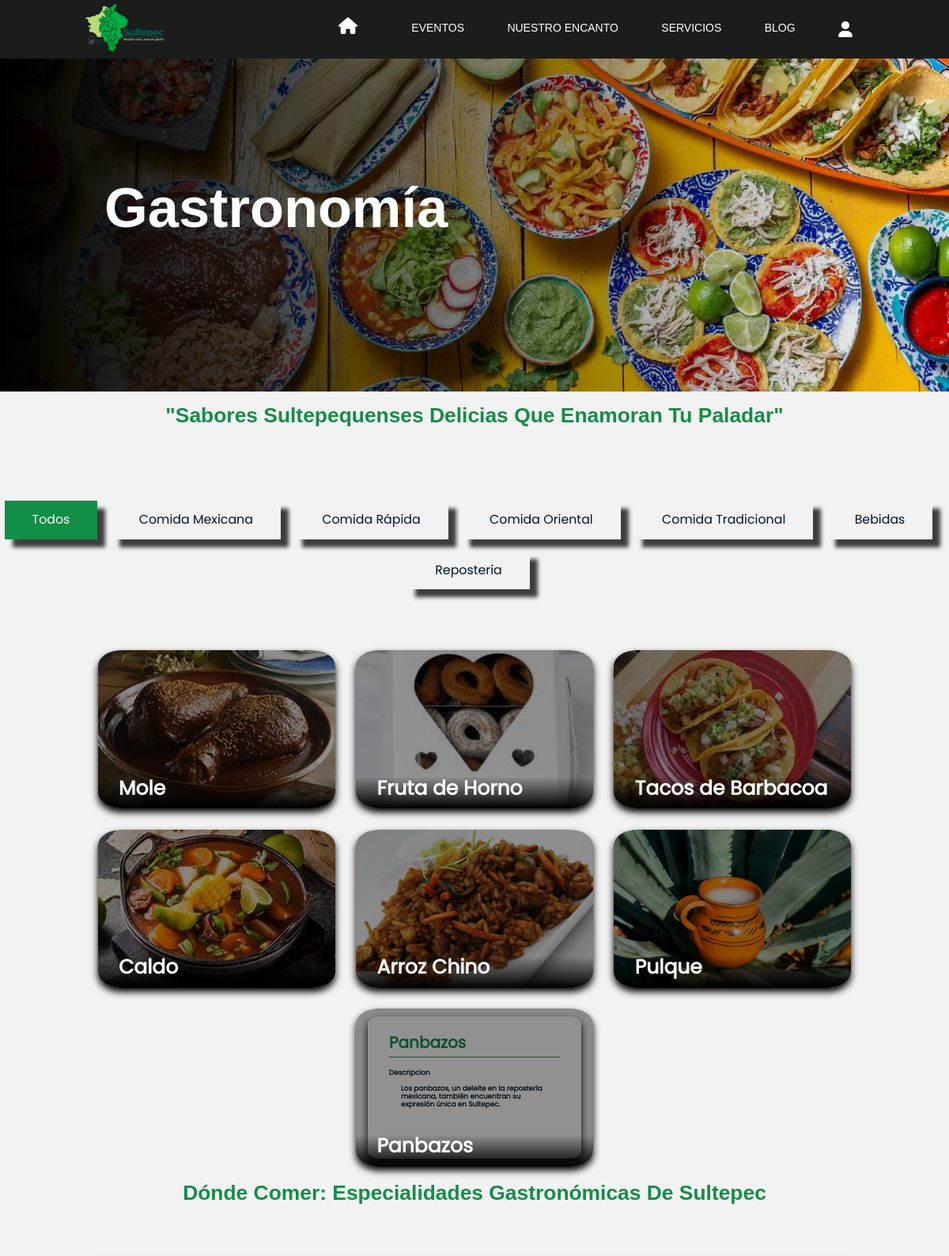
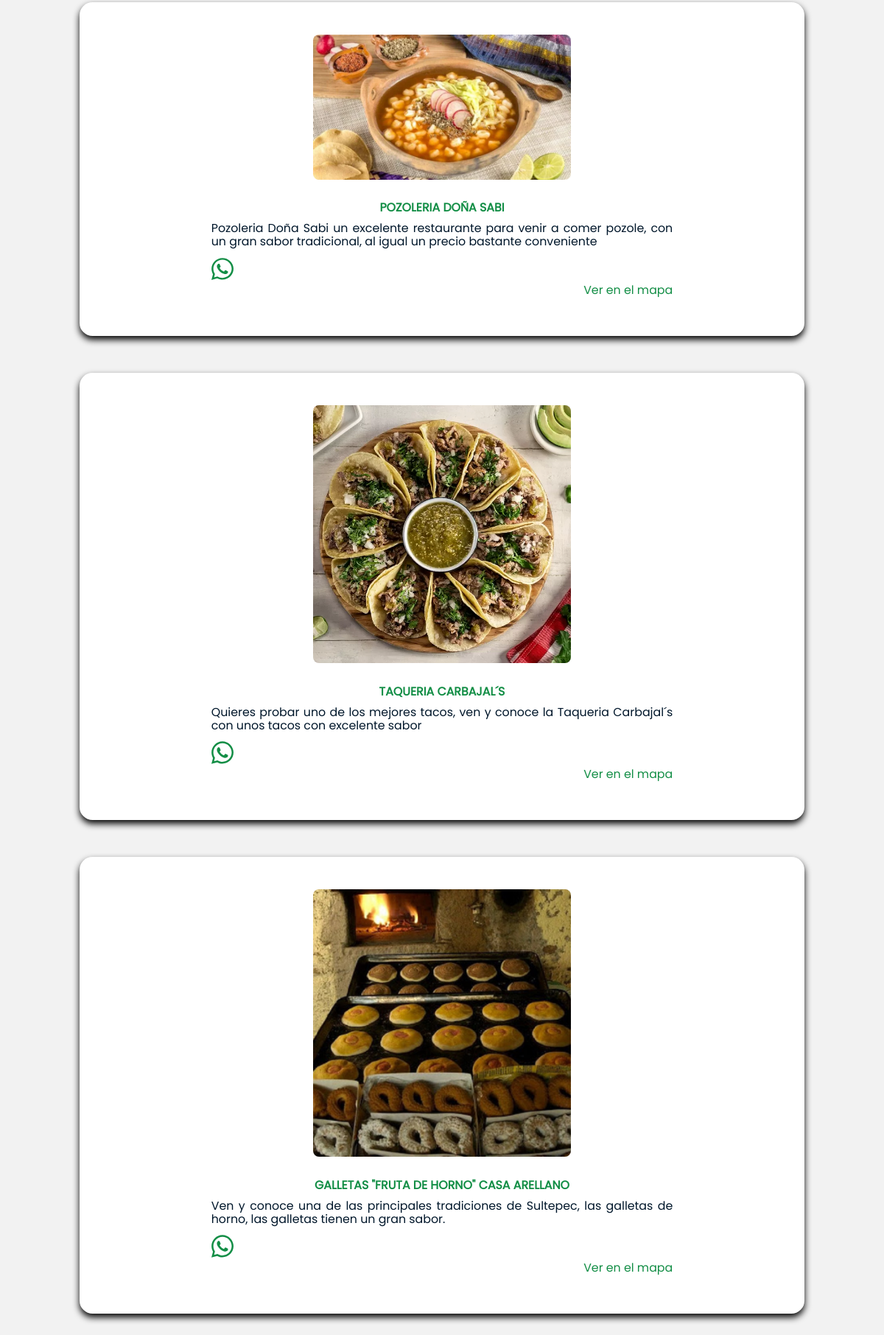
Page /public/gastronomy.php (upper part) on the committed database (2 pictures, top to bottom).
### tables this page shows
CREATE TABLE
    gastronomy(
        id INT UNSIGNED AUTO_INCREMENT PRIMARY KEY,
        type VARCHAR(255) NOT NULL,
        name VARCHAR(255) NOT NULL,
        description VARCHAR(512) NOT NULL,
        image VARCHAR(3000) NOT NULL
    );

CREATE TABLE
    business (
        id INT AUTO_INCREMENT PRIMARY KEY,
        type VARCHAR(255) NOT NULL,
        name VARCHAR(255) NOT NULL,
        description VARCHAR(512),
        phone_number VARCHAR(255),
        location VARCHAR(255),
        image VARCHAR(3000)
    );

### admin/controllers/getQuery.php (called while the page is built)
<?php
function  getQuery(object $conn, string $table)
{
  $query = $conn->prepare("SELECT * FROM $table");
  $query->execute();
  return $query->fetchAll(PDO::FETCH_ASSOC);
}
?>

### public/gastronomy.php (the view, shortened to what this page needs)
<?php
require_once "../admin/config/database.php";
require_once "../admin/controllers/getQuery.php";
require_once "../partials/header.php";
require_once "../partials/navbar.php";
$table = "gastronomy";
$saucers = getQuery($conn, $table);
$table2 = "business";
$business = getQuery($conn, $table2);
?>
<link rel="stylesheet" href="../assets/css/gastronomy.css">
<link rel="stylesheet" href="../assets/css/lodging.css">
</head>
<body id="scroll-top">
  <div class="container-front-page">
    <div class="degraded"></div>
    <div class="title-front-page">
      <h1>Gastronomía</h1>
    </div>
    <img src="../admin/assets/imgGastronomy/fondo.webp" alt="Portada de gastronomia" title="Gastronomia" class="image-front-page">
  </div>
  <h2 class="title-index">"Sabores sultepequenses delicias que enamoran tu paladar"</h2>
  <div class="options">
    <ul>
      <li class="active links" data-nombre="all">Todos</li>
      <li class="links" data-nombre="Mexicana">Comida Mexicana</li>
      <li class="links" data-nombre="Rapida">Comida Rápida</li>
      <li class="links" data-nombre="Oriental">Comida Oriental</li>
      <li class="links" data-nombre="Tradicional">Comida Tradicional</li>
      <li class="links" data-nombre="Bebidas">Bebidas</li>
      <li class="links" data-nombre="Reposteria">Reposteria</li>
    </ul>
  </div>
  <section id="gastronomy">
    <div class="container-card-gastronomy">
      <?php foreach ($saucers as $saurcer) { ?>
        <div class="card filter <?php echo $saurcer['type'] ?>">
          <div class="card_landing" style="--i: url(http://localhost/WebSite-Turismo/admin/assets/imgGastronomy/<?= $saurcer['image'] ?>);">
            <h6><?php echo $saurcer['name'] ?></h6>
          </div>
          <div class=" card_info">
            <div class="head">
              <p class="title"><?php echo $saurcer['name'] ?></p>
            </div>
            <div class="content">
              <p class="title">Descripcion</p>
              <ul class="list">
                <p><?php echo $saurcer['description'] ?></p>
              </ul>
            </div>
          </div>
        </div>
      <?php } ?>
    </div>
    <h2 class="title-index">Dónde Comer: Especialidades Gastronómicas de Sultepec</h2>
    <?php foreach ($business as $busine) { ?>
      <div class="container-lodging filter <?php echo $busine['type']; ?>">
        <div class="lodging-box-left">
          <div class="lodging-image">
            <img src="../admin/assets/imgBusiness/<?php echo $busine['image']; ?>" alt="<?php echo $busine['name'] ?>" title="<?php echo $busine['name'] ?>">
          </div>
          <div class="description-lodging left">
            <h3><?php echo $busine['name']; ?></h3>
            <p><?php echo $busine['description']; ?></p><br>
            <div class="calf-star">
              <a href="#">
                <img src="../assets/icons/whatsapp.svg" alt="Numero de Contacto" title="Icono de Whatssap">
              </a>
            </div>
            <div class="link-lodging">
              <a href="<?php echo $busine['location']; ?>" target="_blank">Ver en el mapa</a>
            </div>
          </div>
        </div>
      </div>
    <?php } ?>
  </section>
  <?php require "../partials/footer.php" ?>

### assets/css/superglobals.css (style rules this page uses)
:root { --background-color:#f2f2f2ff; --color-secundary:#138e46; --background-secundary:#e7e8eb; --title-navbar:#fff; --background-navbar:#1b1c1c; --background-footer:#1b1c1c; --background-form:#1b1c1c; --color-titles:#138e46; --color-text:#00172bff; --color-text-secundary:#fff; --font-family:'Poppins', sans-serif; --font-primary:'Gotham', sans-serif; --title-size: 4.6rem; --subtitles-size:3rem; --font-size: 1.8rem; --standard-padding:2rem 9%; --first-color: hsl(82, 60%, 28%); --title-color: hsl(0, 0%, 15%); --text-color: hsl(0, 0%, 35%); --container-color: hsl(0, 0%, 100%); --h2-font-size: 1.25rem; --small-font-size: .813rem; }
.title-index { color: var(--color-titles); font-size: 3rem; padding: var(--standard-padding); text-align: center; font-family: var(--font-primary); margin-bottom: 1rem; text-transform: capitalize; }
@media (max-width: 1200px) { html { font-size: 55%; } }

### assets/css/front-page.css (style rules this page uses)
.container-front-page { position: relative; width: 100%; height: 100%; overflow: hidden; top: 73px; margin-bottom: 8rem; }
.title-front-page { color: #fff; font-family: var(--font-primary); text-align: right; display: flex; align-items: center; justify-content: center; height: 90%; font-size: 4rem; margin-left: 15rem; position: absolute; z-index: 1; }
.degraded { position: absolute; top: 0; left: 0; width: 100%; height: 100%; background: linear-gradient(to left, transparent, rgb(0, 0, 0)); z-index: 1; }
.image-front-page { width: 100%; height: 150%; object-fit: cover; display: block; z-index: 2; }

### assets/css/gastronomy.css (style rules this page uses)
#gastronomy { padding: var(--standard-padding); }
.options { position: relative; width: 100%; margin: 60px 0; text-align: center; }
.options li { list-style: none; display: inline-block; padding: 15px 35px; color: var(--color-text); font-size: var(--font-size); margin-right: 15px; text-transform: capitalize; -webkit-box-shadow: 10px 10px 5px 0px rgba(0,0,0,0.75); -moz-box-shadow: 10px 10px 5px 0px rgba(0,0,0,0.75); box-shadow: 10px 10px 5px 0px rgba(0,0,0,0.75); margin-top: 15px; }
.options li:hover , .active { background: var(--color-titles ); color: #fff; cursor: pointer; }
.options li.active { background: var(--color-titles); color: #fff; }
.container-card-gastronomy { display: flex; flex-wrap: wrap; gap:3rem; justify-content:center; position: relative; }
.card { position: relative; width: 300px; height: 200px; cursor: pointer; }
.card .card_landing { position: relative; width: 100%; height: 100%; box-shadow: 0 5px 10px #000; background: linear-gradient(#0000006e 80%, #000), var(--i); background-position: center; background-size: cover; z-index: 3; border-radius: 10%; }
.card .card_landing h6 { position: absolute; bottom: 10px; left: 3rem; font-size: 25px; color: #fff; }
.card .card_info { position: absolute; width: 90%; height: 90%; left: 0; bottom: 0; right: 0; top: 0; margin: auto; padding: var(--standard-padding); background: #fff; z-index: 2; box-shadow: 0 5px 10px #000; transition: .5s; border-radius: 5%; font-weight: 700; }
.card_info .head { padding: 5px 0; border-bottom: solid 1px var(--color-titles); }
.card_info .head .title { font-size: 20px; font-weight: 700; color: var(--color-titles); }
.card_info .content { margin-top: 15px; }
.card_info .content .list { padding: 10px 15px; }
.container-lodging { background-color: #fff; padding: var(--standard-padding); border-radius: 2rem; box-shadow: 0 5px 10px #000; margin-bottom: 3rem; margin-top: 50px; }
.lodging-box-left { display: flex; flex-direction: row-reverse; padding: var(--standard-padding); }
.lodging-image { position: relative; overflow: hidden; margin: 1em; overflow: hidden; }
.lodging-image img { width: 350px; height: auto; border-radius: 8px; }
.description-lodging { padding: 2rem; flex: 1; }
.description-lodging h3 { font-size: var(--font-size); margin: 0 0 10px 0; color: var(--color-titles); text-align: center; }
.description-lodging p { margin: 0; font-size: var(--font-size); text-align: justify; }
.link-lodging { text-align: end; }
.link-lodging a { color: var(--color-titles); font-size: var(--font-size); }
.calf-star { text-align: start; }

### rows in the picture
gastronomy: image (picture), name "Mole"
gastronomy: image (picture), name "Fruta de Horno"
gastronomy: image (picture), name "Tacos de Barbacoa"
gastronomy: image (picture), name "Caldo"
gastronomy: image (picture), name "Arroz Chino"
gastronomy: image (picture), name "Pulque"
gastronomy: name "Panbazos"
business: image (picture), name "POZOLERIA DOÑA SABI", description "Pozoleria Doña Sabi un excelente restaurante para venir a comer pozole, con un gran sabor tradicional, al igual un precio bastante conveniente"
business: image (picture), name "TAQUERIA CARBAJAL´S", description "Quieres probar uno de los mejores tacos, ven y conoce la Taqueria Carbajal´s con unos tacos con excelente sabor"
business: image (picture), name "GALLETAS \"FRUTA DE HORNO\" CASA ARELLANO", description "Ven y conoce una de las principales tradiciones de Sultepec, las galletas de horno, las galletas tienen un gran sabor."
